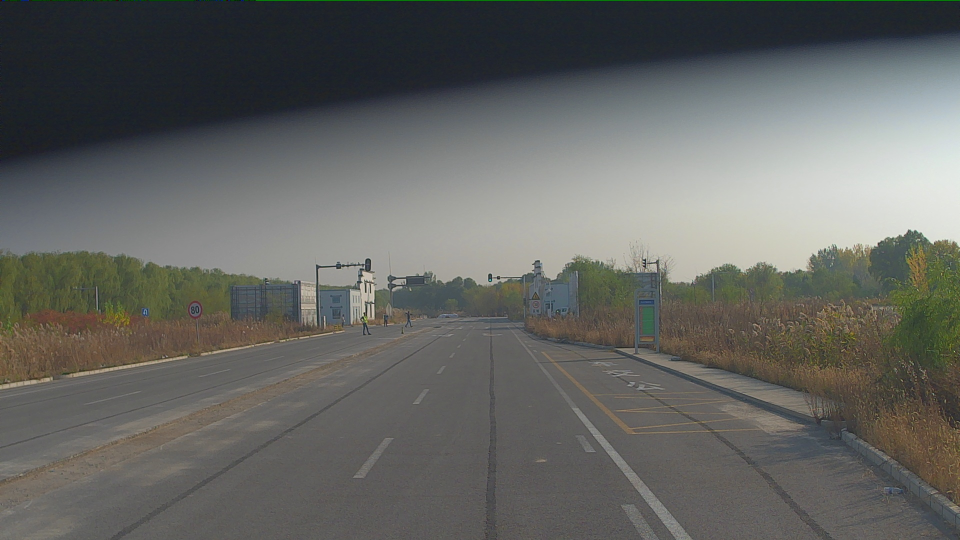
#> input picture Test_data/DataSet/00001.jpg, 1920 x 1080 px (shown at 1/2 size)
$ python Fusion_tools.py
#> lines starting #> are read from the running program, lines starting #| are printed output that depends on the picture
from io import BytesIO
import os
import cv2  # pip install opencv-python
import numpy as np  # pip install numpy
import open3d as o3d  # pip install open3d
import pandas as pd  # pip install pandas
from matplotlib import pyplot as plt  # pip install matplotlib
import PIL


class Fusion_tools:
    def __init__(self, camera_matrix_camera, extrinsic_matrix):
        self.camera_matrix_camera = camera_matrix_camera
        self.extrinsic_matrix = extrinsic_matrix

    def show_fusion(self, lidar_file_path, camera_file_path):
#> called with lidar_file_path = './Test_data\\DataSet\\00001.pcd', camera_file_path = './Test_data\\DataSet\\00001.jpg'
        pcd = o3d.t.io.read_point_cloud(lidar_file_path)
        lidar_pcd_DF = pd.DataFrame(pcd.point.positions.numpy(), columns=['x', 'y', 'z'])
        # lidar_pcd_DF['y'] = -lidar_pcd_DF['y']
        lidar_pcd_DF['zero'] = 1

        # 外参
        xyz0 = lidar_pcd_DF[['x', 'y', 'z', 'zero']].values @ self.extrinsic_matrix.T
        lidar_pcd_DF[['u', 'v', 'w']] = xyz0 @ self.camera_matrix_camera.T
        lidar_pcd_DF['u'] = lidar_pcd_DF['u'] / lidar_pcd_DF['w']
        lidar_pcd_DF['v'] = lidar_pcd_DF['v'] / lidar_pcd_DF['w']
        lidar_pcd_DF['w'] = lidar_pcd_DF['w'] / lidar_pcd_DF['w']

        lidar_pcd_DF = lidar_pcd_DF[
            (lidar_pcd_DF['u'] > 0) & (lidar_pcd_DF['u'] < 1920) & (lidar_pcd_DF['v'] > 0) & (lidar_pcd_DF['v'] < 1080)]

        frame = cv2.imdecode(np.fromfile(camera_file_path, dtype=np.int8), -1)
#> frame is the input picture: shape (1080, 1920, 3); mean B, G, R 98.3, 101.5, 100.4
        frame = cv2.cvtColor(frame, cv2.COLOR_BGR2RGB)

        fig, ax = plt.subplots(figsize=(19.2, 10.8), layout='constrained')
        plt.axis('off')
        ax.scatter(x=lidar_pcd_DF['u'], y=lidar_pcd_DF['v'], c=lidar_pcd_DF['y'], s=0.5, cmap='rainbow')
        ax.matshow(frame)

        # ax.text(40, 60, 'camera file: %s' % (os.path.split(camera_file_path)[1]), fontsize=10, color='white')
        # ax.text(40, 40, 'lidar file: %s' % (os.path.split(lidar1_file_path)[1]), fontsize=10, color='white')
        # 申请缓冲地址
        buffer_ = BytesIO()  # using buffer,great way!
        # 保存在内存中，而不是在本地磁盘，注意这个默认认为你要保存的就是plt中的内容
        plt.savefig(buffer_, format='png')
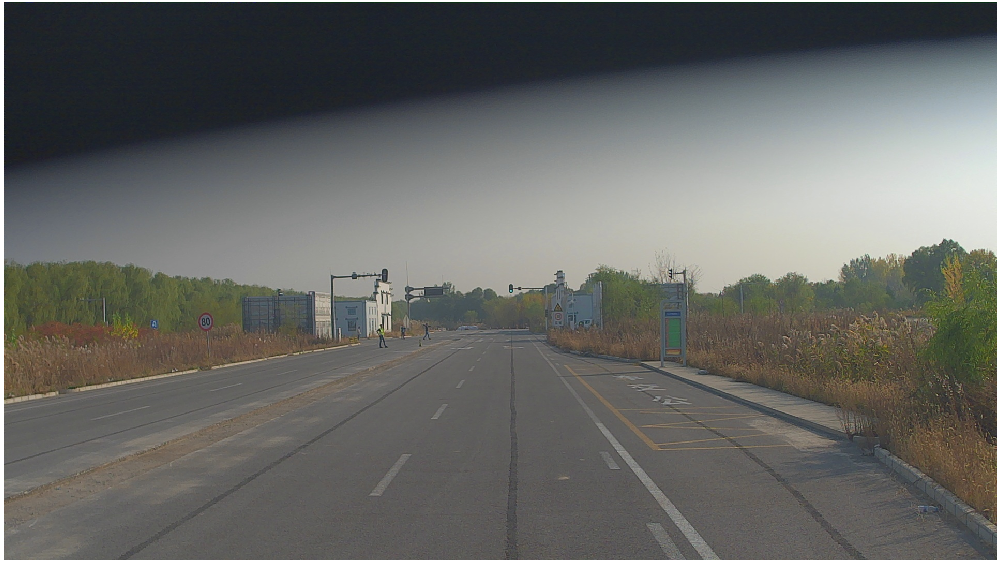
#> figure drawn by matplotlib, 1 panel
        buffer_.seek(0)
        # 用PIL或CV2从内存中读取
        dataPIL = PIL.Image.open(buffer_)
        # 转换为nparrary，PIL转换就非常快了,data即为所需
        data = np.asarray(dataPIL)
        cv2.imshow('image', data)
        cv2.waitKey(0)
        # 释放缓存
        buffer_.close()
        return data
        # plt.show()


if __name__ == '__main__':
    lidar1_file_path = r'./Test_data\DataSet\00001.pcd'
    camera_file_path = r'./Test_data\DataSet\00001.jpg'

    # camera2 内参
    camera_matrix_camera2 = np.array([
        [3992.8730702442631, 0.0, 68.03105595291413, 0],
        [0.0, 3.9938781972371780e+03, 5.7696760488326117e+02, 0],
        [0, 0, 1, 0],
    ]
    )
    # camera3 内参
    camera_matrix_camera3 = np.array([
        [2086.1597172498164, 0.0, 950.57223449235289, 0],
        [0.0, 2.0878898342380035e+03, 5.2959928591229880e+02, 0],
        [0, 0, 1, 0],
    ]
    )
    # lidar2camera 转换矩阵\外参
    extrinsic_matrix = np.array([
        [-0.00152138, -0.999984, 0.00530767, -0.31778],
        [0.061145, -0.00539078, -0.998114, 0.370984],
        [0.998127, -0.00119398, 0.0611522, 2.41304],
        [0, 0, 0, 1],
    ]
    )
    fusion_tools = Fusion_tools(camera_matrix_camera3, extrinsic_matrix)
    fusion_tools.show_fusion(lidar1_file_path, camera_file_path)
    # show_fusion(lidar1_file_path, camera_file_path, camera_matrix_camera2, extrinsic_matrix)
